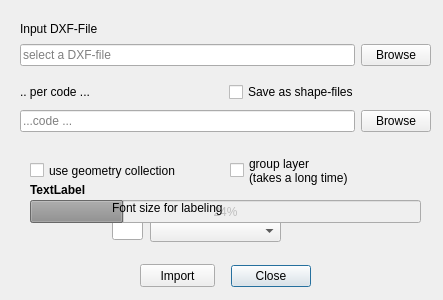
<?xml version="1.0" encoding="UTF-8"?>
<ui version="4.0">
 <class>clsADXF2ShapeDialogBase</class>
 <widget class="QDialog" name="clsADXF2ShapeDialogBase">
  <property name="geometry">
   <rect>
    <x>0</x>
    <y>0</y>
    <width>443</width>
    <height>300</height>
   </rect>
  </property>
  <property name="sizePolicy">
   <sizepolicy hsizetype="Fixed" vsizetype="Fixed">
    <horstretch>0</horstretch>
    <verstretch>0</verstretch>
   </sizepolicy>
  </property>
  <property name="minimumSize">
   <size>
    <width>443</width>
    <height>276</height>
   </size>
  </property>
  <property name="maximumSize">
   <size>
    <width>443</width>
    <height>300</height>
   </size>
  </property>
  <property name="windowTitle">
   <string>EZUSoft: Another DXF Import / DXF2Shape Converter</string>
  </property>
  <widget class="QDialogButtonBox" name="button_box">
   <property name="geometry">
    <rect>
     <x>230</x>
     <y>260</y>
     <width>81</width>
     <height>32</height>
    </rect>
   </property>
   <property name="orientation">
    <enum>Qt::Horizontal</enum>
   </property>
   <property name="standardButtons">
    <set>QDialogButtonBox::Close</set>
   </property>
  </widget>
  <widget class="QCheckBox" name="chkCol">
   <property name="geometry">
    <rect>
     <x>30</x>
     <y>140</y>
     <width>201</width>
     <height>61</height>
    </rect>
   </property>
   <property name="sizePolicy">
    <sizepolicy hsizetype="Fixed" vsizetype="Fixed">
     <horstretch>0</horstretch>
     <verstretch>0</verstretch>
    </sizepolicy>
   </property>
   <property name="locale">
    <locale language="English" country="UnitedStates"/>
   </property>
   <property name="text">
    <string>use geometry collection</string>
   </property>
  </widget>
  <widget class="QCheckBox" name="chkLay">
   <property name="geometry">
    <rect>
     <x>230</x>
     <y>140</y>
     <width>211</width>
     <height>61</height>
    </rect>
   </property>
   <property name="sizePolicy">
    <sizepolicy hsizetype="Fixed" vsizetype="Fixed">
     <horstretch>0</horstretch>
     <verstretch>0</verstretch>
    </sizepolicy>
   </property>
   <property name="text">
    <string>group layer
(takes a long time)</string>
   </property>
  </widget>
  <widget class="QComboBox" name="cbUnit">
   <property name="geometry">
    <rect>
     <x>150</x>
     <y>220</y>
     <width>131</width>
     <height>22</height>
    </rect>
   </property>
  </widget>
  <widget class="QLineEdit" name="txtHoe">
   <property name="geometry">
    <rect>
     <x>112</x>
     <y>220</y>
     <width>31</width>
     <height>20</height>
    </rect>
   </property>
  </widget>
  <widget class="QWidget" name="verticalLayoutWidget">
   <property name="geometry">
    <rect>
     <x>20</x>
     <y>20</y>
     <width>411</width>
     <height>46</height>
    </rect>
   </property>
   <layout class="QVBoxLayout" name="verticalLayout">
    <item>
     <widget class="QLabel" name="lbDXF">
      <property name="sizePolicy">
       <sizepolicy hsizetype="Preferred" vsizetype="Preferred">
        <horstretch>0</horstretch>
        <verstretch>0</verstretch>
       </sizepolicy>
      </property>
      <property name="text">
       <string>Input DXF-File</string>
      </property>
     </widget>
    </item>
    <item>
     <layout class="QHBoxLayout" name="horizontalLayout">
      <item>
       <widget class="QLineEdit" name="txtDXFDatNam">
        <property name="sizePolicy">
         <sizepolicy hsizetype="Expanding" vsizetype="Fixed">
          <horstretch>2</horstretch>
          <verstretch>0</verstretch>
         </sizepolicy>
        </property>
        <property name="locale">
         <locale language="English" country="UnitedKingdom"/>
        </property>
        <property name="placeholderText">
         <string>select a DXF-file</string>
        </property>
       </widget>
      </item>
      <item>
       <widget class="QPushButton" name="browseDXFDatei">
        <property name="sizePolicy">
         <sizepolicy hsizetype="Fixed" vsizetype="Fixed">
          <horstretch>0</horstretch>
          <verstretch>0</verstretch>
         </sizepolicy>
        </property>
        <property name="maximumSize">
         <size>
          <width>70</width>
          <height>16777215</height>
         </size>
        </property>
        <property name="locale">
         <locale language="English" country="UnitedKingdom"/>
        </property>
        <property name="text">
         <string>Browse</string>
        </property>
       </widget>
      </item>
     </layout>
    </item>
   </layout>
  </widget>
  <widget class="QWidget" name="verticalLayoutWidget_3">
   <property name="geometry">
    <rect>
     <x>20</x>
     <y>80</y>
     <width>411</width>
     <height>54</height>
    </rect>
   </property>
   <layout class="QVBoxLayout" name="verticalLayout_3">
    <item>
     <layout class="QHBoxLayout" name="horizontalLayout_3">
      <item>
       <widget class="QLabel" name="lbSHP">
        <property name="text">
         <string>.. per code ...</string>
        </property>
       </widget>
      </item>
      <item>
       <widget class="QCheckBox" name="chkSHP">
        <property name="text">
         <string>Save as shape-files</string>
        </property>
       </widget>
      </item>
     </layout>
    </item>
    <item>
     <layout class="QVBoxLayout" name="verticalLayout_2">
      <item>
       <layout class="QHBoxLayout" name="horizontalLayout_2">
        <item>
         <widget class="QLineEdit" name="txtZielPfad">
          <property name="sizePolicy">
           <sizepolicy hsizetype="Expanding" vsizetype="Fixed">
            <horstretch>2</horstretch>
            <verstretch>0</verstretch>
           </sizepolicy>
          </property>
          <property name="locale">
           <locale language="English" country="UnitedKingdom"/>
          </property>
          <property name="placeholderText">
           <string>...code ...</string>
          </property>
         </widget>
        </item>
        <item>
         <widget class="QPushButton" name="browseZielPfad">
          <property name="sizePolicy">
           <sizepolicy hsizetype="Fixed" vsizetype="Fixed">
            <horstretch>0</horstretch>
            <verstretch>0</verstretch>
           </sizepolicy>
          </property>
          <property name="maximumSize">
           <size>
            <width>70</width>
            <height>16777215</height>
           </size>
          </property>
          <property name="locale">
           <locale language="English" country="UnitedKingdom"/>
          </property>
          <property name="text">
           <string>Browse</string>
          </property>
         </widget>
        </item>
       </layout>
      </item>
     </layout>
    </item>
   </layout>
  </widget>
  <widget class="QPushButton" name="btnStart">
   <property name="geometry">
    <rect>
     <x>140</x>
     <y>264</y>
     <width>75</width>
     <height>23</height>
    </rect>
   </property>
   <property name="text">
    <string>Import</string>
   </property>
  </widget>
  <widget class="QProgressBar" name="pgBar">
   <property name="enabled">
    <bool>false</bool>
   </property>
   <property name="geometry">
    <rect>
     <x>30</x>
     <y>200</y>
     <width>391</width>
     <height>23</height>
    </rect>
   </property>
   <property name="value">
    <number>24</number>
   </property>
   <property name="textVisible">
    <bool>true</bool>
   </property>
  </widget>
  <widget class="QLabel" name="lbAktion">
   <property name="geometry">
    <rect>
     <x>30</x>
     <y>180</y>
     <width>391</width>
     <height>20</height>
    </rect>
   </property>
   <property name="font">
    <font>
     <weight>75</weight>
     <bold>true</bold>
    </font>
   </property>
   <property name="text">
    <string>TextLabel</string>
   </property>
  </widget>
  <widget class="QLabel" name="lbFont">
   <property name="geometry">
    <rect>
     <x>112</x>
     <y>200</y>
     <width>161</width>
     <height>16</height>
    </rect>
   </property>
   <property name="text">
    <string>Font size for labeling</string>
   </property>
  </widget>
  <widget class="QLabel" name="lbIcon">
   <property name="enabled">
    <bool>true</bool>
   </property>
   <property name="geometry">
    <rect>
     <x>190</x>
     <y>10</y>
     <width>130</width>
     <height>130</height>
    </rect>
   </property>
   <property name="sizePolicy">
    <sizepolicy hsizetype="Fixed" vsizetype="Fixed">
     <horstretch>0</horstretch>
     <verstretch>0</verstretch>
    </sizepolicy>
   </property>
   <property name="minimumSize">
    <size>
     <width>130</width>
     <height>130</height>
    </size>
   </property>
   <property name="maximumSize">
    <size>
     <width>130</width>
     <height>130</height>
    </size>
   </property>
   <property name="text">
    <string/>
   </property>
   <property name="pixmap">
    <pixmap>CaigosConnector:icon.png</pixmap>
   </property>
   <property name="scaledContents">
    <bool>true</bool>
   </property>
   <property name="alignment">
    <set>Qt::AlignRight|Qt::AlignTop|Qt::AlignTrailing</set>
   </property>
  </widget>
 </widget>
 <resources/>
 <connections>
  <connection>
   <sender>button_box</sender>
   <signal>accepted()</signal>
   <receiver>clsADXF2ShapeDialogBase</receiver>
   <slot>accept()</slot>
   <hints>
    <hint type="sourcelabel">
     <x>20</x>
     <y>20</y>
    </hint>
    <hint type="destinationlabel">
     <x>20</x>
     <y>20</y>
    </hint>
   </hints>
  </connection>
  <connection>
   <sender>button_box</sender>
   <signal>rejected()</signal>
   <receiver>clsADXF2ShapeDialogBase</receiver>
   <slot>reject()</slot>
   <hints>
    <hint type="sourcelabel">
     <x>20</x>
     <y>20</y>
    </hint>
    <hint type="destinationlabel">
     <x>20</x>
     <y>20</y>
    </hint>
   </hints>
  </connection>
 </connections>
</ui>
